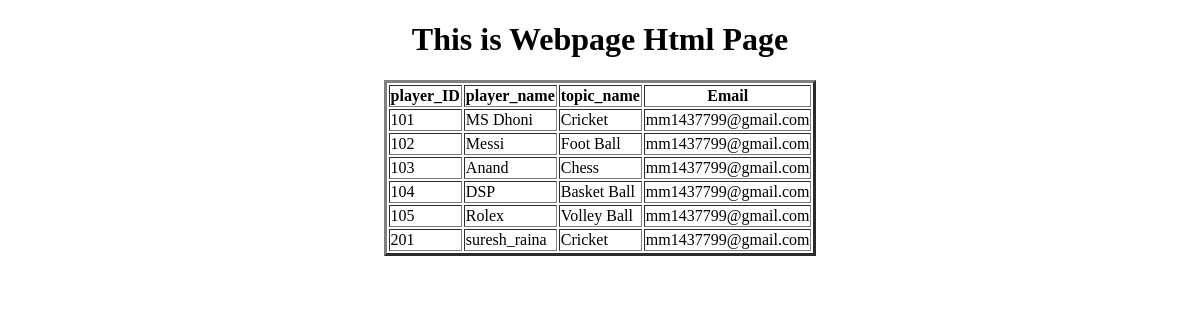
Page /display_webpage/ on the earlier database version.
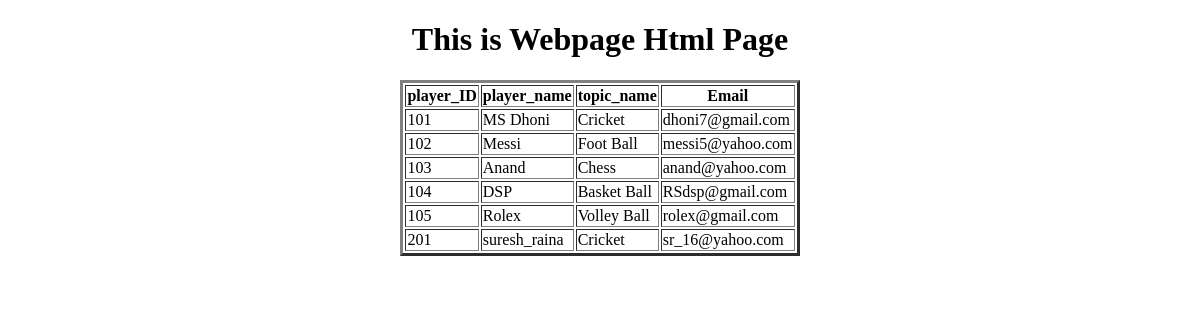
Same page on the later database version.
### app/models.py (models this page shows, shortened)
class Webpage(models.Model):
    topic_name=models.ForeignKey(Topic, on_delete=models.CASCADE)
    player_ID=models.IntegerField(primary_key=True)
    player_name=models.CharField(max_length=30)
    Email=models.EmailField(default='mm1437799@gmail.com')

class Topic(models.Model):
    sno=models.IntegerField()
    topic_name=models.CharField(max_length=25, primary_key=True)
    def __str__(self):
        return self.topic_name

### app/views.py (the view)
# urls.py: path('display_webpage/', display_webpage, name='display_webpage'),
def display_webpage(request):
    LOW=Webpage.objects.all()
    LOW=Webpage.objects.order_by('player_name')
    LOW=Webpage.objects.order_by('-player_name')
    LOW=Webpage.objects.order_by(Length('player_name'))
    LOW=Webpage.objects.order_by(Length('player_name').desc())
    LOW=Webpage.objects.filter(player_name='DSP')
    LOW=Webpage.objects.exclude(player_name='MS Dhoni')
    LOW=Webpage.objects.filter(player_name__startswith='D')
    LOW=Webpage.objects.filter(player_name__endswith='I')
    LOW=Webpage.objects.filter(player_name__in=('Messi', 'DSP'))
    LOW=Webpage.objects.filter(player_name__contains='s')
    LOW=Webpage.objects.filter(Email__regex=r'yahoo')
    LOW=Webpage.objects.all()
    d={'webpages':LOW}
    return render(request, 'webpage.html', context=d)

### templates/webpage.html (shortened to what this page needs)
<!DOCTYPE html>
<html lang="en">
<head>
</head>
<body>
    <center>
        <h1>This is Webpage Html Page</h1>
        <table border="3px">
            <tr>
                <th>player_ID</th>
                <th>player_name</th>
                <th>topic_name</th>
                <th>Email</th>
            </tr>
            {% for wo in webpages %}
            <tr>
                <td>{{wo.player_ID}}</td>
                <td>{{wo.player_name}}</td>
                <td>{{wo.topic_name}}</td>
                <td>{{wo.Email}}</td>
            </tr>
            {% endfor %}
        </table>
    </center>
</body>
</html>

Differences in the rows shown:
changed Webpage "MS Dhoni": Email "mm1437799@gmail.com" → "dhoni7@gmail.com"
changed Webpage "Messi": Email "mm1437799@gmail.com" → "messi5@yahoo.com"
changed Webpage "Anand": Email "mm1437799@gmail.com" → "anand@yahoo.com"
changed Webpage "DSP": Email "mm1437799@gmail.com" → "RSdsp@gmail.com"
changed Webpage "Rolex": Email "mm1437799@gmail.com" → "rolex@gmail.com"
changed Webpage "suresh_raina": Email "mm1437799@gmail.com" → "sr_16@yahoo.com"
